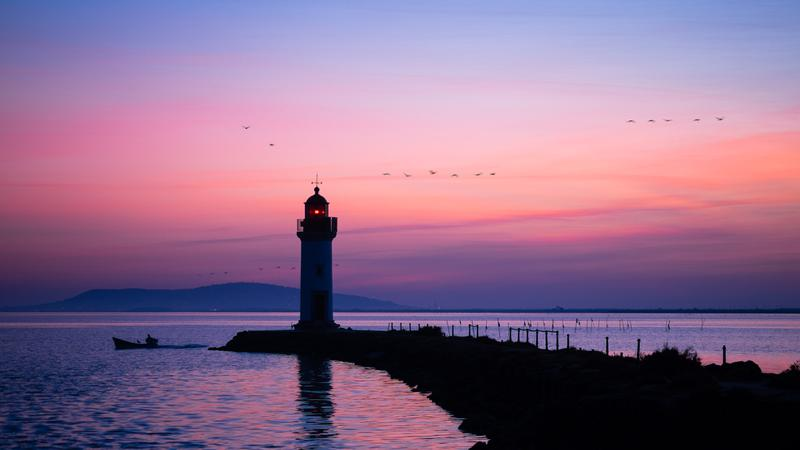
#> input picture 1.jpg, 800 x 450 px; its folder holds 4 pictures in this run
$ python kmeansolo.py
#> lines starting #> are read from the running program, lines starting #| are printed output that depends on the picture
import cv2
import numpy as np
import os

meanpp = True
K = 5
nocluser = 0
centroids = 0

def createbande(image,centroids,K,angle):
    if angle == "horizontal":
        # Afficher des bandes de couleurs horizontales
        palette_bands = np.zeros((K * 50, 100, 3), dtype=np.uint8)
        for k in range(K):
            palette_bands[k*50:(k+1)*50, :] = np.uint8(centroids[k] * 255)

            # Redimensionner l'image palette_bands pour qu'elle ait la même taille que l'image originale

        palette_bands = cv2.resize(palette_bands, image.shape[:2][::-1], interpolation=cv2.INTER_NEAREST)


    elif angle == "vertical":

        # Afficher des bandes de couleurs verticales
        palette_bands = np.zeros(( 100 ,K * 50, 3), dtype=np.uint8)
        for k in range(K):
            palette_bands[:, k*50:(k+1)*50] = np.uint8(centroids[k] * 255)

        # Redimensionner l'image palette_bands pour qu'elle ait la même taille que l'image originale

        #palette_bands = cv2.resize(palette_bands, image.shape[:2][::-1], interpolation=cv2.INTER_NEAREST)

        # Afficher des bandes de couleurs verticales
        palette_bands = np.zeros((100,K * 50, 3), dtype=np.uint8)
        for k in range(K):
            palette_bands[k*50:(k+1)*50, :] = np.uint8(centroids[k] * 255)

    # Redimensionner l'image palette_bands pour qu'elle ait la même taille que l'image originale
    cv2.imshow("Bandes de couleurssss", palette_bands)
    cv2.waitKey(0)
    return palette_bands

#get liste of pictures in the folder
picList = os.listdir('./')

# pics =[]
# #sort them to get all the png
# for pic in picList:
#     if pic == "Saved" : continue
#     if pic.split(".")[1] == "jpg":
#         pics.append(pic)

# Charger l'image
image = cv2.imread("./1.jpg")
#> image is the input picture: shape (450, 800, 3); mean B, G, R 139.5, 107.5, 140

# Convertir l'image en matrice numpy
image_data = np.array(image, dtype=np.float64) / 255

# Spécifier le nombre de clusters (K) pour l'algorithme K-means


while nocluser == 0:
    centroids = np.random.rand(K, 3)


    # Répéter jusqu'à convergence
    for i in range(10):
        # Calculer la distance euclidienne entre chaque pixel et les centroides
        distances = np.sqrt(np.sum((image_data[:, :, np.newaxis] - centroids) ** 2, axis=3))

        # Assigner chaque pixel au cluster le plus proche
        labels = np.argmin(distances, axis=2)

        # Mettre à jour les centroides en calculant la moyenne de chaque cluster
        for k in range(K):
            centroids[k] = np.mean(image_data[labels == k], axis=0)


    if np.isnan(centroids).any():
        print("There are NaN values in the array.")

        nocluser = 0
    else:
        print("There are no NaN values in the array")

        # Initialiser les centroides aléatoirement   meanpp =false
        nocluser = 1


# Convertir les labels en une image segmentée
segmented_image = np.zeros_like(image_data)
for k in range(K):
    segmented_image[labels == k] = centroids[k]
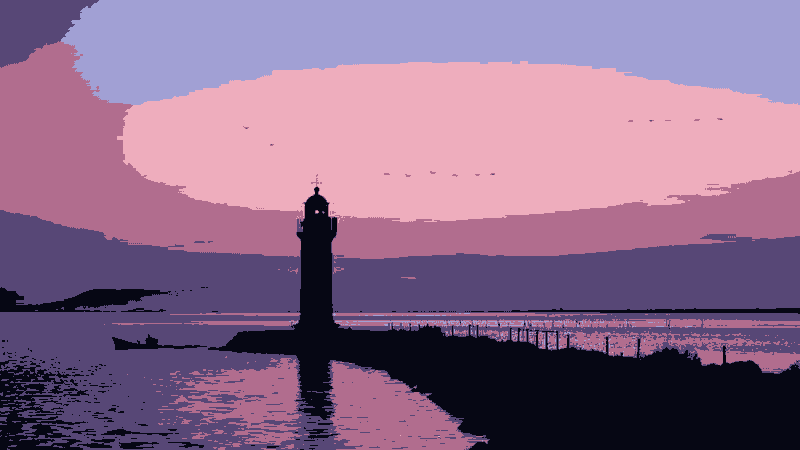
#> segmented_image: shape (450, 800, 3) float64; mean of channels 0, 1, 2 0.547, 0.422, 0.549; drawn as B, G, R


palette_bands = createbande(image, centroids, K, "horizontal")
#> after the loop in createbande, `for k in range(K):`:
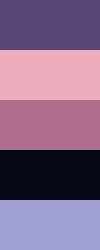
#> palette_bands: shape (250, 100, 3); mean of channels 0, 1, 2 136.2, 104, 133.8; drawn as B, G, R
#> in createbande, `palette_bands = cv2.resize(palette_bands, image.shape[:2][::-1], inter..`:
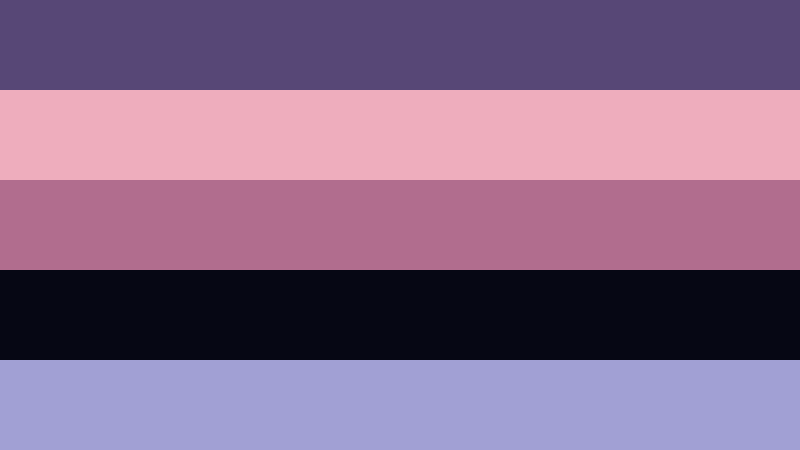
#> palette_bands: shape (450, 800, 3); mean of channels 0, 1, 2 136.2, 104, 133.8; drawn as B, G, R

# Afficher l'image originale
cv2.imshow("Image originale", image)

# Afficher l'image segmentée
cv2.imshow("Image segmentée", segmented_image)


# Afficher l'image palette
cv2.imshow("Bandes de couleurs", palette_bands)


if not os.path.exists("Saved"):
    # Créer le dossier s'il n'existe pas
    os.mkdir("Saved")

cv2.waitKey(0)
cv2.destroyAllWindows()
cv2.imwrite('./Saved/Test_gray.jpg', palette_bands)
cv2.imwrite('./Saved/Test_gray.jpg', segmented_image)
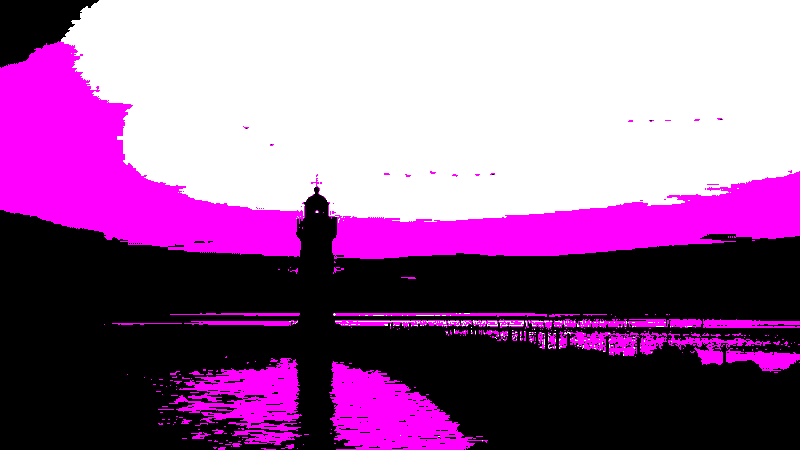
#> saved as Test_gray.jpg: shape (450, 800, 3); mean B, G, R 0.594, 0.396, 0.594; drawn with 1 as white
